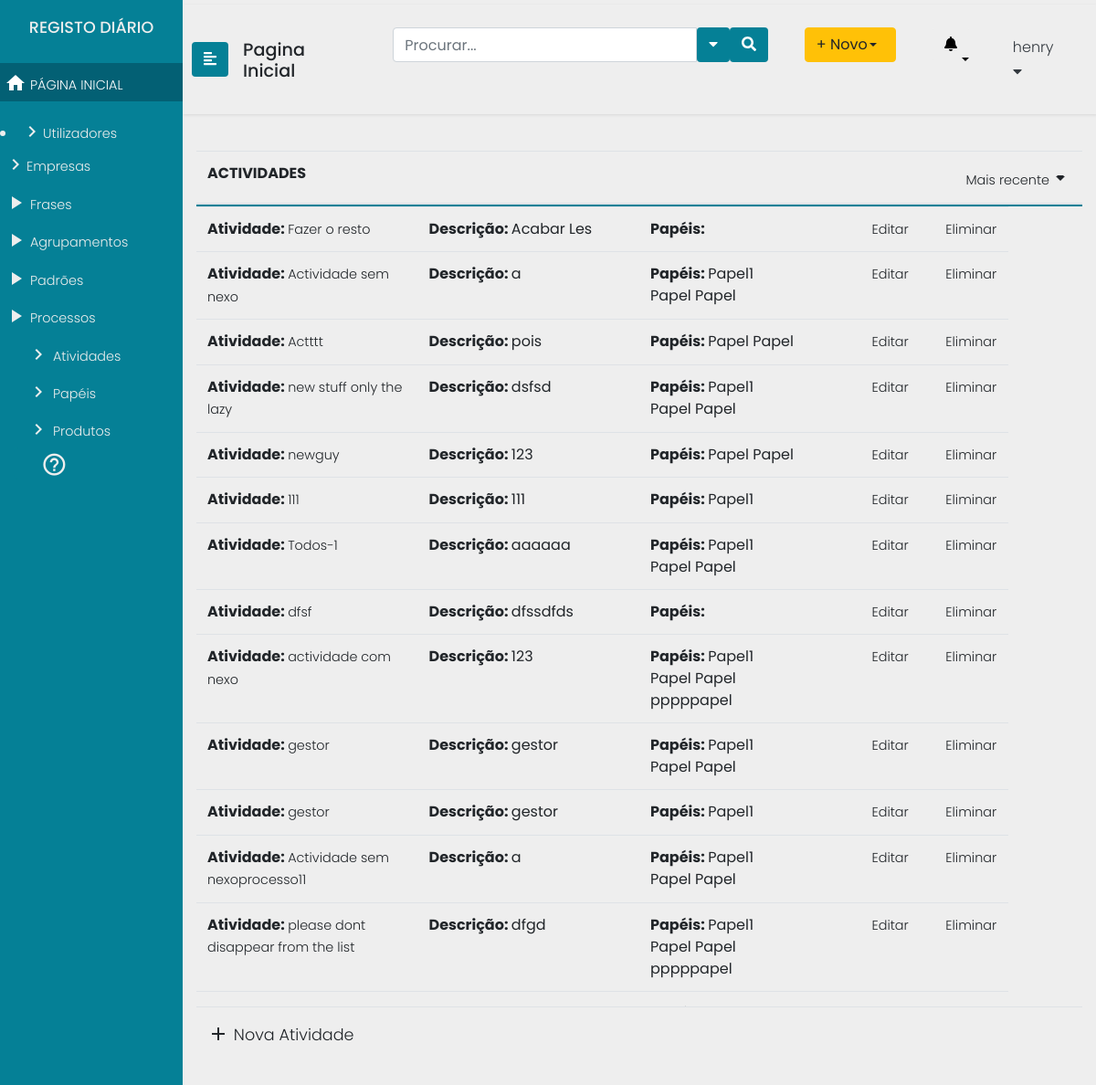
Before: /actividades (signed in) with the older database file.
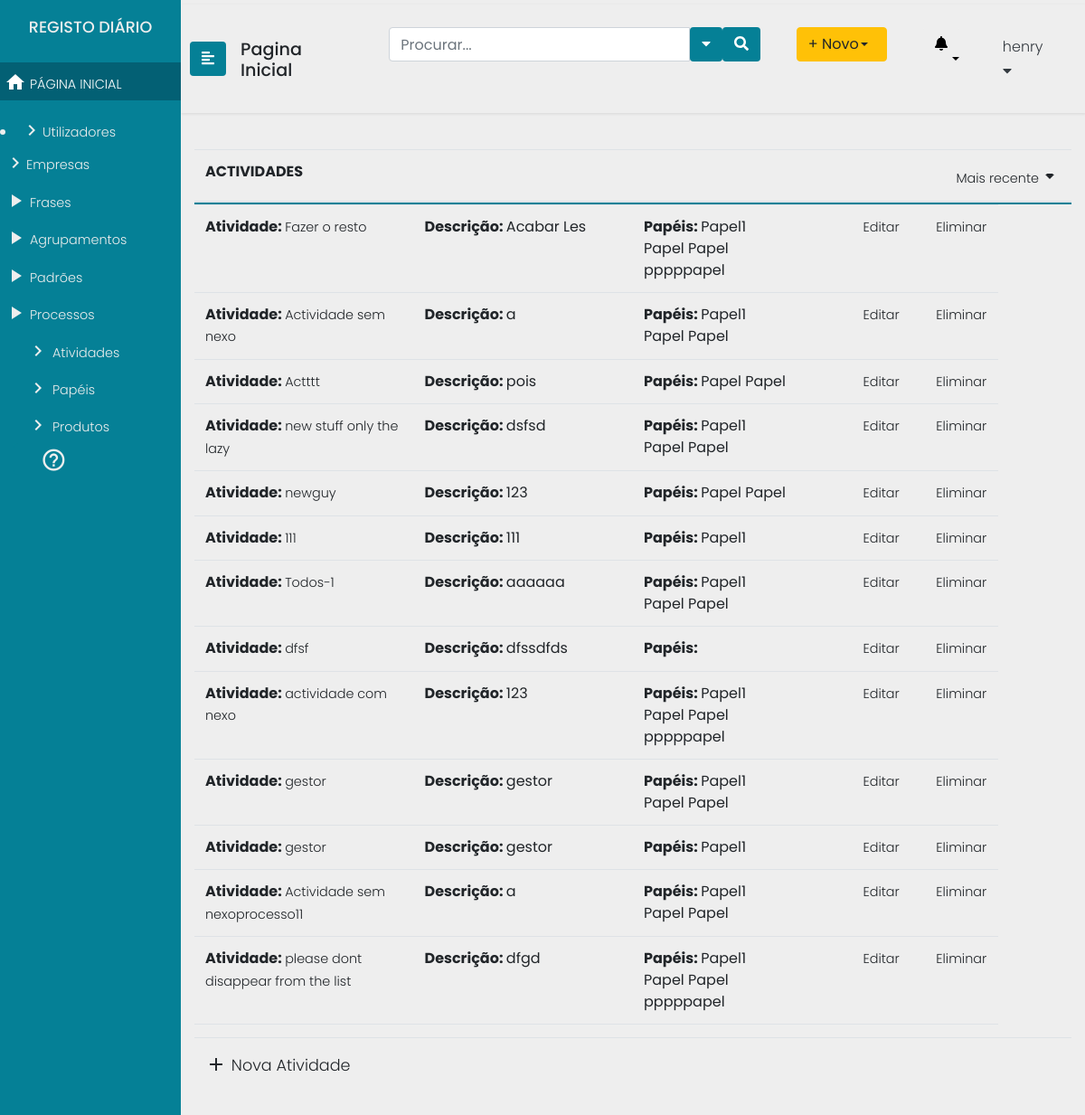
After: the same page with the newer database file.
### processes/models.py (models this page shows, shortened)
class Activity(models.Model):
    activity_name = models.CharField(max_length=200)
    process = models.ManyToManyField(Process, blank=True)
    description = models.TextField(max_length=200)
    role = models.ManyToManyField('Role', blank=True)
    class Meta:
        verbose_name = ("Activity")

class Role(models.Model):
    role_name = models.CharField(max_length=200)
    description = models.TextField(max_length=200)
    product = models.ManyToManyField('Product', blank=True)
    def __str__(self):
        return self.role_name

### processes/views.py (the view)
# urls.py: path("actividades", views.actividades, name="actividades"),
@login_required(login_url='/login2')
def actividades(request):
	return render(request=request,
				  template_name="processes/actividades.html",
				   context={"procs": Process.objects.all(), "acts": Activity.objects.all()})

### templates/processes/actividades.html (shortened to what this page needs)
{% extends "processes/header2.html" %}
				{% block content %}
				{% if perms.Users.test_GProc or  perms.Users.test_Analist %}
				{% include "processes/includes/sidenav.html" %}
				<div class="container">
					<table class="table table-hover header-fixed">
						<thead>
							<tr class="d-flex">
								<th class="col-9">ACTIVIDADES</th>
								<th class="col-3 text-right">
									<a class="dropdown-toggle" id="sidebarCollapse" data-toggle="dropdown" href="#" role="button" aria-haspopup="true" aria-expanded="false"><span>Mais recente</span><i class="material-icons">arrow_drop_down</i></a>
								</th>
							</tr>
						</thead>
						<tbody>
								{% for act in acts %}
								<tr class="d-flex">
										<td class="col-3"><b>Atividade: </b><a href="/actividades/ActivityDetail/{{act.id}}">{{act.activity_name}} </a></td>
										<td class="col-3"><b>Descrição: </b>{{act.description}}</td>
										<td class="col-3"><b>Papéis: </b>{% for rol in act.role.all %}
											{{rol}}<br>
											{% endfor %}
										</td>
										<td class="col-1"><b><a href="/actividades/ActivityUpdate/{{act.id}} ">Editar</a></td>
										<td class="col-1"><b><a href="/actividades/ActivityDelete/{{act.id}} ">Eliminar</a></td>
									</tr>
									{% endfor %}
						</tbody>
						<tfoot>
							<tr class="d-flex">
								<td class="col-9"><b><a href="/actividades/ActivityCreate" class="novo"><i class="material-icons">add</i> Nova Atividade</a></b></td>
								<td class="col-3 text-right"></td>
							</tr>
						</tfoot>
					</table>
            </div>
		</div>
	</div>
				{% endif %}
	{% endblock %}

Changed rows visible on the page:
changed Activity "Acabar Les": gains Role (role_name "Papel1"); gains Role (role_name "Papel Papel"); gains Role (role_name "pppppapel")
